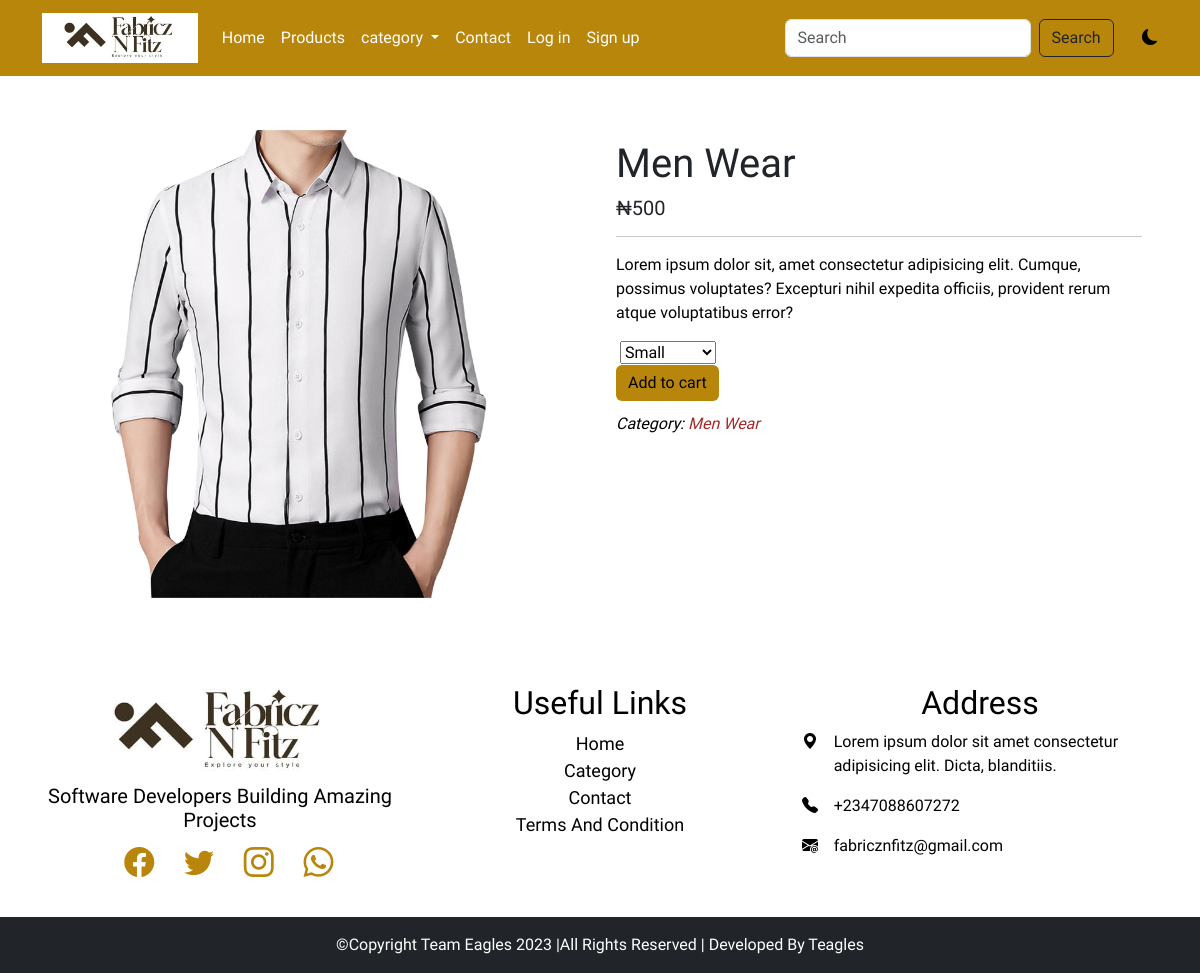
Page /detail/1/men-wear on the committed database.
### main/models.py (models this page shows, shortened)
class AppInfo(models.Model):
 appname = models.CharField(max_length=50)
 logo =  models.ImageField(upload_to='logo')
 banner = models.ImageField(upload_to='banner')
 carousel1 = models.ImageField(upload_to='carousel')
 carousel2 = models.ImageField(upload_to='carouse2')
 carousel3 = models.ImageField(upload_to='carouse3')

class Product(models.Model):
   type = models.ForeignKey(Category, on_delete=models.CASCADE)
   name = models.CharField(max_length=50)
   slug = models.SlugField(unique=True)
   img = models.ImageField(upload_to='product')
   price = models.IntegerField()
   description = models.TextField()
   size = models.CharField(max_length=50, blank=True, null=True)
   popular = models.BooleanField(default=False)
   featured = models.BooleanField(default=False)
   uploaded = models.DateTimeField(auto_now_add=True)

class Category(models.Model):
    name = models.CharField(max_length=50)
    catimg = models.ImageField(upload_to='catimg')
    slug = models.SlugField(unique=True)
    def __str__(self):
        return self.name

### main/views.py (the view)
# urls.py: path('detail/<str:id>/<slug:slug>', views.detail, name='detail'),
def detail(request, id, slug):
    fdet = Product.objects.get(pk=id)
    fsize = Size.objects.all()
    context = {
        'fdet':fdet,
        'fsize':fsize
    }
    return render(request, 'detail.html', context)

### main/context_processor.py (called while the page is built)
def feature(request):
   info = AppInfo.objects.get(pk=1)
   categ = Category.objects.all()
   context = {
     'info' :info,
     'categ' : categ,
    }
   return context

def cartcount(request):
   cart = Cart.objects.filter(user__username = request.user.username, paid=False)
   itemcount = 0
   for item in cart:
      itemcount += item.quantity
   context ={
      'itemcount':itemcount
    }
   return context

### main/templates/detail.html (shortened to what this page needs)
{% extends 'base.html' %}
{% block header %} {% include 'header.html' %} {% endblock header %}
{% block content %}
<div class="container mt-5 mb-5">
  <div class="row det">
    <div class="card mb-3">
      <div class="row g-0">
        <div class="col-md-6">
          <img src="{{fdet.img.url}}" class="img-fluid rounded-start" style="height: 60vh;" width="500px">
        </div>
        <div class="col-md-6">
          <div class="card-body">
            <h1 class="card-title text-capitalize">{{fdet.name}}</h1>
            <h5 class="card-title">₦{{fdet.price}}</h5>
            <hr>
            <p class="card-text">{{fdet.description}}</p>
               <div class="mb-3">
                <select name="" id="">
                  {% for item in fsize %}
                  <option value="">{{item.wearsize|title}}</option>
                  {% endfor %}
                </select>
                <form action="{% url 'add_to_cart' %}" method="POST">
                  <button class="btn btn-warning">Add to cart</button>
                </form>
               <p class="detcat">Category: <span>{{fdet.type}}</span></p>
            </div>
          </div>
        </div>
      </div>
    </div>
  </div>
</div>
{% endblock content %}
{% block footer %} {% include 'footer.html' %} {% endblock footer %}

### main/templates/header.html (shortened to what this page needs)
<nav class="navbar navbar-expand-lg sticky-top">
  <div class="container">
   <a class="navbar-brand" href="#"><img src="{{info.logo.url}}" alt="" height="50px"></a>
    <div class="collapse navbar-collapse" id="navbarSupportedContent">
      <ul class="navbar-nav me-auto mb-2 mb-lg-0">
      {% if user.is_authenticated %}
      <li class="nav-item">
          <a class="nav-link" aria-current="page" href="{% url 'home' %}">Home</a>
      </li>
      <li class="nav-item">
        <a class="nav-link" href="{% url 'products' %}">Products</a>
      </li>
            <li class="nav-item dropdown">
            <a class="nav-link dropdown-toggle" href="#" role="button" data-bs-toggle="dropdown" aria-expanded="false">
              category
            </a>
            <ul class="dropdown-menu">
              {% for item in categ  %}
              <li><a class="dropdown-item" href="{% url 'category' item.id %}">{{item.name|title}}</a></li>
              {% endfor %}
            </ul>
        </li>
        <li class="nav-item">
          <a class="nav-link" href="{% url 'contact' %}">Contact</a>
      </li>
      <li class="nav-item">
        <a class="nav-link" href="{% url 'cart' %}">
          <div class="wrapper">
            <i class="bi bi-cart4"></i>
            <span class="badge">{{itemcount}}</span>
          </div>
        </a>
    </li>
     <li class="nav-item dropdown">
        <a class="nav-link dropdown-toggle" href="#" role="button" data-bs-toggle="dropdown" aria-expanded="false">
          {% if user.customer %}
           <img src="{{user.customer.pix.url}}" style="height: 30px" alt=""><span>Hi {{user.username}}</span>
          {% endif %}
        </a>
        <ul class="dropdown-menu">
            <li><a class="dropdown-item" href="{% url 'profile' %}">Profile</a></li>
            <li><a class="dropdown-item" href="{% url 'signout' %}">Logout</a></li>
        </ul>
    </li>
          {% else %}
          <li class="nav-item">
            <a class="nav-link" aria-current="page" href="{% url 'home' %}">Home</a>
            </li>
            <li class="nav-item">
              <a class="nav-link" href="{% url 'products' %}">Products</a>
              </li>
              <li class="nav-item dropdown">
              <a class="nav-link dropdown-toggle" href="#" role="button" data-bs-toggle="dropdown" aria-expanded="false">
                category
              </a>
          </li>
          <li class="nav-item">
            <a class="nav-link" href="{% url 'contact' %}">Contact</a>
        </li>
        <li class="nav-item">
          <a class="nav-link" href="{% url 'signin' %}">Log in</a>
      </li>
      <li class="nav-item">
          <a class="nav-link" href="{% url 'signup' %}">Sign up</a>
      </li>
          {% endif %}
        </ul>
  <form action="{% url 'search' %}" method="POST" class="d-flex" role="search">
     <input class="form-control me-2" name="item" type="search" placeholder="Search" aria-label="Search">
     <button type="submit" class="btn btn-outline-dark" type="submit">Search</button>
  </form>
  <div class="david">
    <i class="bi bi-moon-fill"></i>
  </div>
  </div>
</div>
</nav>

### main/static/css/style.css (style rules this page uses)
* { padding: 0%; margin: 0%; box-sizing: border-box; }
.navbar { background-color: darkgoldenrod; }
.navbar-nav a { color: white; }
.david { margin-left: 3%; cursor: pointer; }
:root { --bg: white; --icon: black; --text: black; }
body { background: var(--bg) !important; color: var(--text) !important; overflow-y: hidden; font-family: 'Alkatra', cursive !important; }
.card-body { color: var(--card) !important; }
.det .card { border: none; }
.det .btn { background-color: darkgoldenrod; border: none; }
.det p { color: black; }
.detcat { font-weight: 500; padding-top: 2%; font-style: italic; text-transform: capitalize; }
.detcat span { color: brown; }

### rows in the picture
AppInfo: logo (picture)
Product: img (picture), name "Men Wear", price "500", description "Lorem ipsum dolor sit, amet consectetur adipisicing elit. Cumque, possimus voluptates? Excepturi nihil expedita officiis, provident rerum atque voluptatibus error?", type "Men Wear"

### other values in the picture
form field value "Small"
